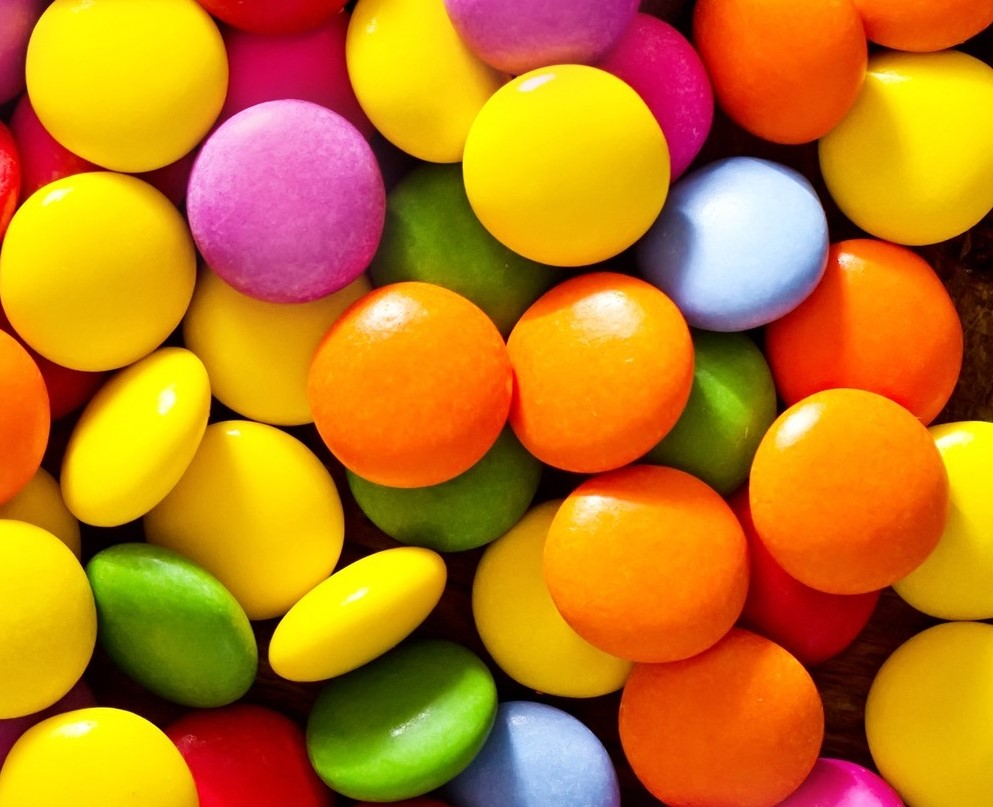
%> input picture Image Processing With Matlab/0002-Images-Files-and-File-Types/_images/bins.jpeg, 993 x 807 px
$ octave exm_0003_rgb_image_basic_operations.m   (GNU Octave 9; MATLAB toolbox functions it lacks are replaced by stand-ins)
%> lines starting %> are read from the running program, lines starting %| are printed output that depends on the picture
x = imread('_images/bins.jpeg');
%> x is the input picture: size 807x993x3 uint8; mean R, G, B 193.1, 123.5, 26.4
figure, imshow(x), impixelinfo;

% size of the image
size(x)
%> ans = [807 993 3]

% pixel
x(100, 230, 1)
%> ans = 143

% pixel value of the colors
x(100, 230, :)
%> ans = [143 8 40]

% information of the image
% use file path directly
imfinfo('_images/bins.jpeg')

% convert in gray
g = rgb2gray(x);
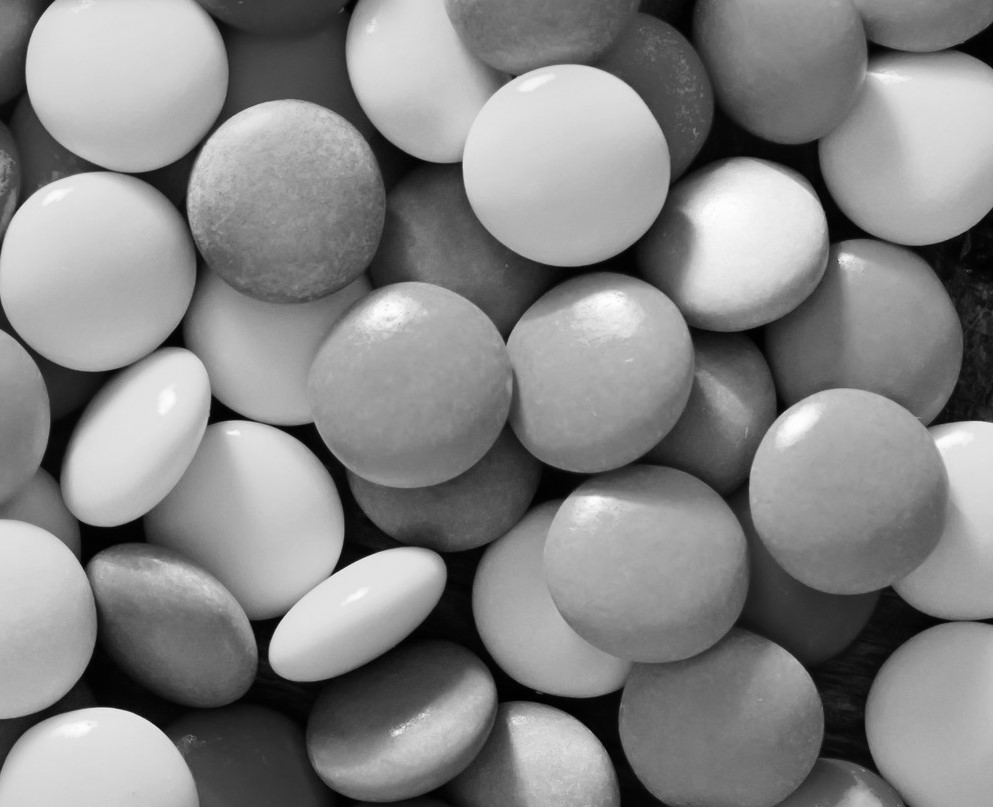
%> g: size 807x993 uint8; min 0, max 255, mean 133.2
figure, imshow(g);

% convert image into another type
imwrite(x, '_images/bins.png');
figure, imshow('_images/bins.png');
